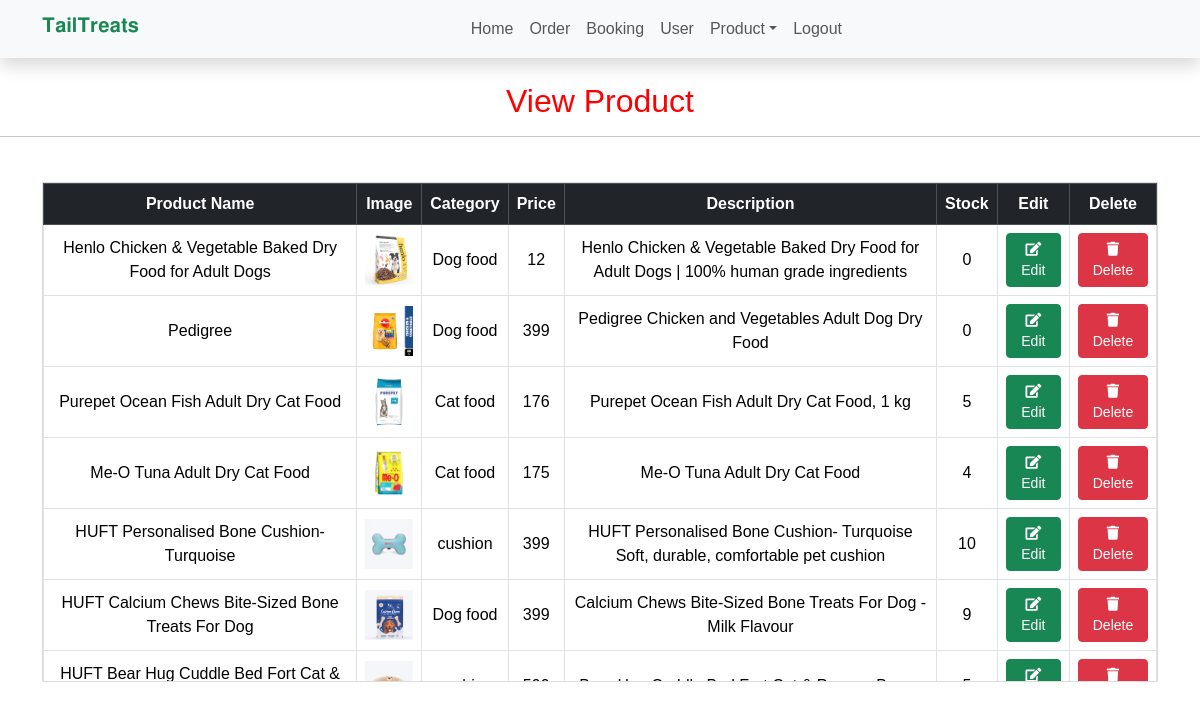
/admin_view_product (signed in), run on the app's committed database.
### grocery/models.py (models this page shows, shortened)
class Product(models.Model):
    category = models.ForeignKey(Category, on_delete=models.CASCADE, related_name='products', null=True)
    image = models.FileField(null=True)
    name = models.CharField(max_length=30, null=True)
    price = models.IntegerField(null=True)
    desc = models.TextField(null=True)
    stock = models.IntegerField(default=0)

class Category(models.Model):
    name = models.CharField(max_length=30, null=True)

### grocery/views.py (the view)
# urls.py: path('admin_view_product', Admin_View_product, name='admin_view_product'),
def Admin_View_product(request):
    if not request.user.is_authenticated:
        return redirect('login_admin')
    pro = Product.objects.all()
    d = {'pro': pro}
    return render(request, 'admin_view_product.html', d)

### grocery/templates/admin_view_product.html (shortened to what this page needs)
{% load static %}
<!DOCTYPE html>
<html lang="en">
<head>
    <link rel="stylesheet" href="{% static 'css/style.css' %}">
    <link rel="stylesheet" href="https://cdn.jsdelivr.net/npm/bootstrap@5.3.1/dist/css/bootstrap.min.css">
    <link rel="stylesheet" href="https://cdnjs.cloudflare.com/ajax/libs/font-awesome/5.15.4/css/all.min.css">
</head>
<body>
    <nav class="navbar navbar-expand-lg navbar-light shadow">
        <div class="container">
            <a class="navbar-brand text-success logo h1" href="{% url 'home' %}">𝐓𝐚𝐢𝐥𝐓𝐫𝐞𝐚𝐭𝐬</a>
            <div class="collapse navbar-collapse" id="navbarNav">
                <ul class="navbar-nav">
                    <li class="nav-item"><a class="nav-link" href="{% url 'admin_home' %}">Home</a></li>
                    <li class="nav-item"><a class="nav-link" href="{% url 'view_user' %}">Order</a></li>
                    <li class="nav-item"><a class="nav-link" href="{% url 'admin_viewBooking' %}">Booking</a></li>
                    <li class="nav-item"><a class="nav-link" href="{% url 'view_user' %}">User</a></li>
                    <li class="nav-item dropdown">
                        <a class="nav-link dropdown-toggle" href="#" id="productDropdown" role="button" data-bs-toggle="dropdown" aria-expanded="false">Product</a>
                    </li>
                    <li class="nav-item"><a class="nav-link" href="{% url 'logout' %}">Logout</a></li>
                </ul>
            </div>
        </div>
    </nav>
    {% block body %}
    <center><h2 style="color:red;margin-top:2%">View Product</h2></center>
    <hr>
    <div class="container">
        <div class="table-container">
            <table class="table table-bordered table-hover">
                <thead class="table-dark">
                    <tr>
                        <th>Product Name</th>
                        <th>Image</th>
                        <th>Category</th>
                        <th>Price</th>
                        <th>Description</th>
                        <th>Stock</th>
                        <th>Edit</th>
                        <th>Delete</th>
                    </tr>
                </thead>
                <tbody>
                    {% for i in pro %}
                    <tr>
                        <td>{{ i.name }}</td>
                        <td><img src="{{ i.image.url }}" style="width:50px; height:50px"></td>
                        <td>{{ i.category.name }}</td>
                        <td>{{ i.price }}</td>
                        <td>{{ i.desc }}</td>
                        <td>{{ i.stock }}</td>
                        <td>
                            <a href="{% url 'edit_product' i.id %}" class="btn btn-success btn-sm">
                                <i class="fas fa-edit"></i> Edit
                            </a>
                        </td>
                        <td>
                            <a href="{% url 'delete_product' i.id %}" onclick="return confirm('Are you sure you want to delete this product?')" class="btn btn-danger btn-sm">
                                <i class="fas fa-trash"></i> Delete
                            </a>
                        </td>
                    </tr>
                    {% endfor %}
                </tbody>
            </table>
        </div>
    </div>
    {% endblock %}
</body>
</html>

### grocery/static/css/style.css (style rules this page uses)
* { padding: 0; margin: 0; }
* { -webkit-box-sizing:border-box; -moz-box-sizing:border-box; -o-box-sizing:border-box; -ms-box-sizing:border-box; box-sizing:border-box; }
body { font-family: 'Poppins', sans-serif; font-size:14px; color:#a09e9c; text-transform:initial; max-width:1920px; margin:0 auto; overflow-x:hidden; }
a,a:hover,a:active,a:focus { display:inline-block; text-decoration:none; color: #343a3f; font-size:16px; padding:0; font-weight: 500; text-transform: capitalize; }
h1,h2,h3,h4,h5,h6 { margin: 0; color:#343a3f; font-size: 18px; font-weight: 500; text-transform: capitalize; }
img { border:none;max-width:100%; height:auto; }
ul { padding: 0; margin: 0 auto; list-style: none; }
ul li { list-style: none; }
html,body { height: 100%; }

### grocery/templates/admin_view_product.html (style rules this page uses)
body { font-family: Arial, sans-serif; }
.navbar { background: #f8f9fa; }
.table-container { max-height: 500px; overflow-y: auto; border: 1px solid #ddd; margin-top: 4%; }
table { width: 100%; border-collapse: collapse; }
th, td { text-align: center; vertical-align: middle; }
.btn-sm { padding: 5px 10px; font-size: 14px; }

### data on the page
Product: name "Henlo Chicken & Vegetable Baked Dry Food for Adult Dogs", image (picture), category.name "Dog food", price "12", desc "Henlo Chicken & Vegetable Baked Dry Food for Adult Dogs | 100% human grade ingredients", stock "0"
Product: name "Pedigree", image (picture), category.name "Dog food", price "399", desc "Pedigree Chicken and Vegetables Adult Dog Dry Food", stock "0"
Product: name "Purepet Ocean Fish Adult Dry Cat Food", image (picture), category.name "Cat food", price "176", desc "Purepet Ocean Fish Adult Dry Cat Food, 1 kg", stock "5"
Product: name "Me-O Tuna Adult Dry Cat Food", image (picture), category.name "Cat food", price "175", desc "Me-O Tuna Adult Dry Cat Food", stock "4"
Product: name "HUFT Personalised Bone Cushion- Turquoise", image (picture), category.name "cushion", price "399", desc "HUFT Personalised Bone Cushion- Turquoise Soft, durable, comfortable pet cushion", stock "10"
Product: name "HUFT Calcium Chews Bite-Sized Bone Treats For Dog", image (picture), category.name "Dog food", price "399", desc "Calcium Chews Bite-Sized Bone Treats For Dog - Milk Flavour", stock "9"
Product: name "HUFT Bear Hug Cuddle Bed Fort Cat &…", image (picture)
